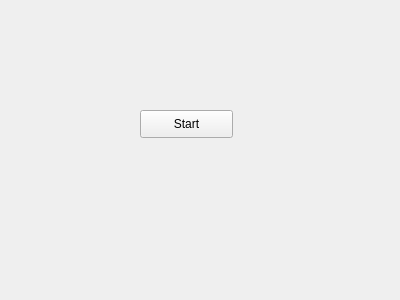
<?xml version="1.0" encoding="UTF-8"?>
<ui version="4.0">
 <class>Widget</class>
 <widget class="QWidget" name="Widget">
  <property name="geometry">
   <rect>
    <x>0</x>
    <y>0</y>
    <width>400</width>
    <height>300</height>
   </rect>
  </property>
  <property name="windowTitle">
   <string>Widget</string>
  </property>
  <widget class="QPushButton" name="startButton">
   <property name="geometry">
    <rect>
     <x>140</x>
     <y>110</y>
     <width>93</width>
     <height>28</height>
    </rect>
   </property>
   <property name="text">
    <string>Start</string>
   </property>
  </widget>
 </widget>
 <layoutdefault spacing="6" margin="11"/>
 <resources/>
 <connections/>
</ui>
